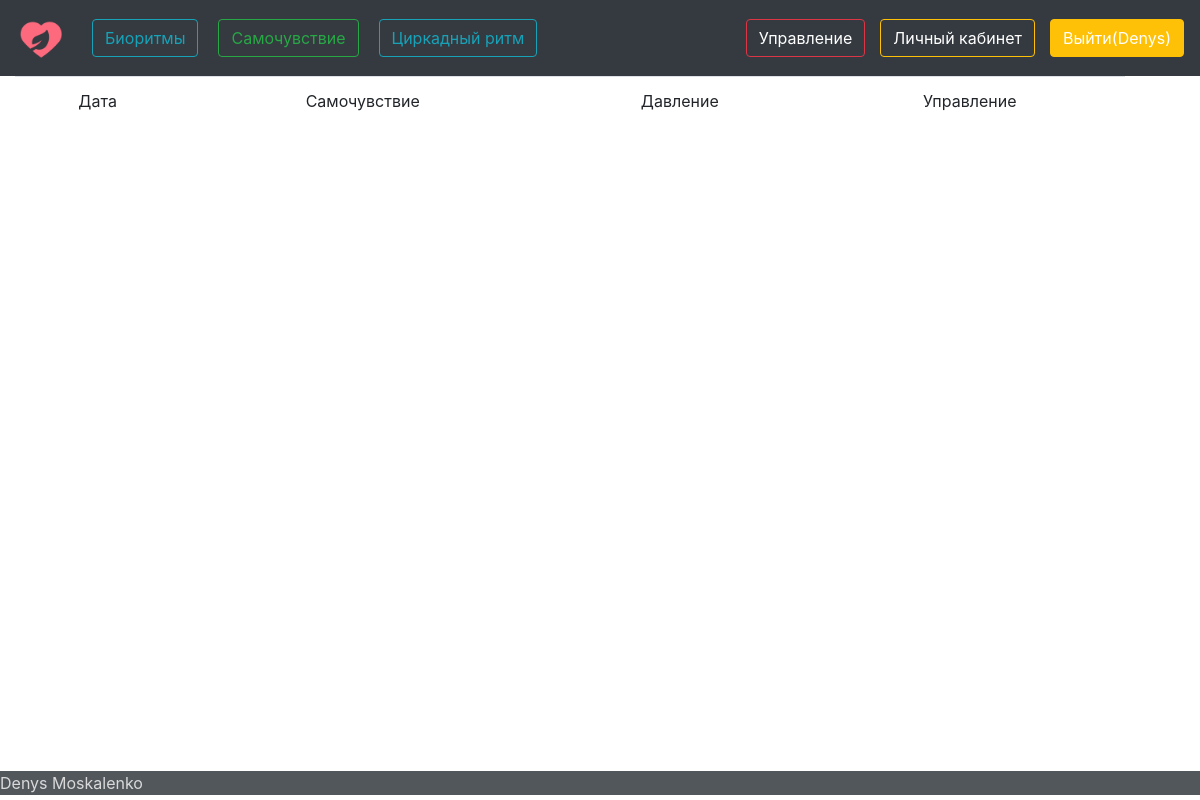
Page /wellbeing_datalist/ (signed in) on the earlier database version.
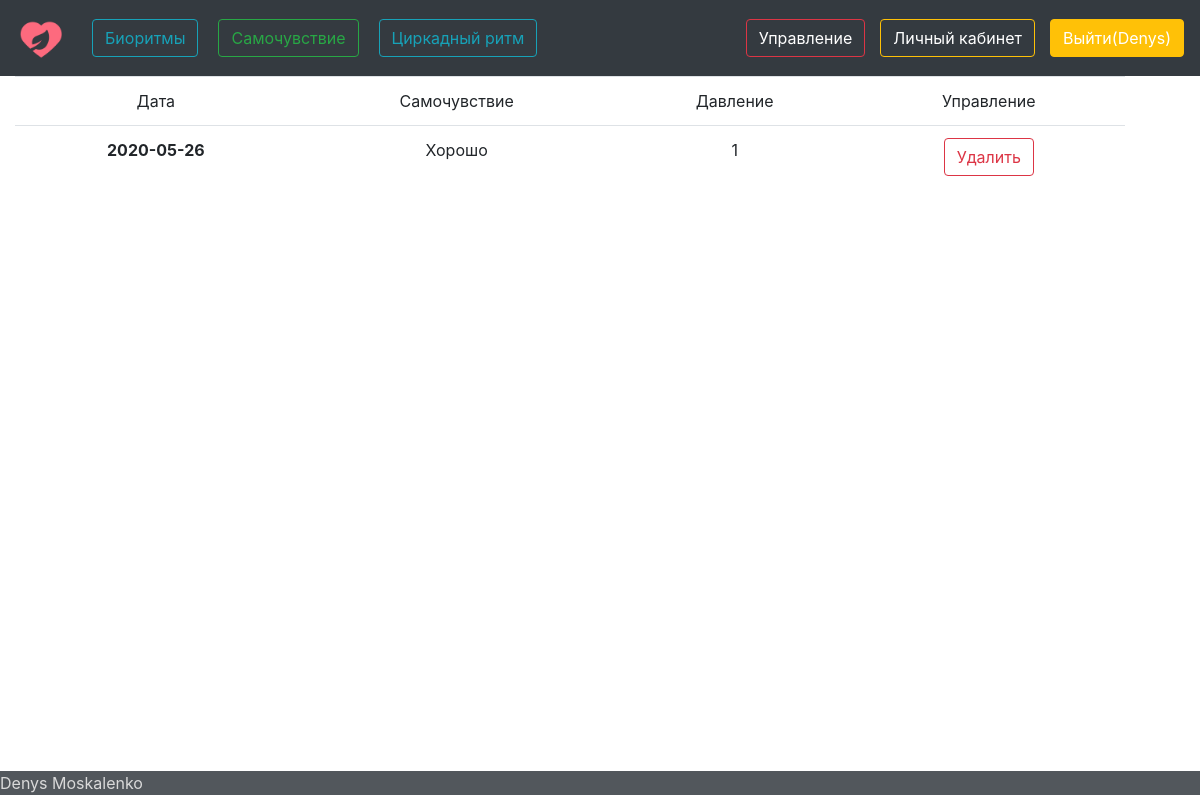
Same page on the later database version.
### afront/models.py (models this page shows)
class AtmosphericPressure(models.Model):
    person = models.ForeignKey(Human, on_delete=models.CASCADE)
    well_being = models.CharField(max_length=10)
    day = models.CharField(max_length=10)
    pressure = models.PositiveSmallIntegerField()

### afront/views.py (the view, shortened to what this page needs)
# urls.py: re_path('wellbeing_datalist/', views.WellBeingDataList.as_view()),
class WellBeingDataList(TemplateView):
    template_name = 'wellbeingdatalist.html'
    def get(self, request):
        if request.user.is_authenticated:
            all_data = AtmosphericPressure.objects.filter(person_id=Human.objects.get(email=request.user.email).id).order_by('day')
            ctx = {'all_data': all_data}
            return render(request, self.template_name, ctx)
        else:
            return render(request, self.template_name, {})

### afront/templates/wellbeingdatalist.html (shortened to what this page needs)
{% extends 'main.html' %}
{% block content %}
<div class="container" style="margin-right: 100%; ">
<table class="table table-hover" style="text-align:center">
 <thead class="thead-dark">
    <tr>
        <td>Дата</td>
        <td>Самочувствие</td>
        <td>Давление</td>
        <td>Управление</td>
    </tr>
  </thead>
  <tbody>
    <tr>
        {% for human in all_data%}
        <td ><b>{{human.day}}</b></td>
        <td>{{human.well_being }}</td>
        <td>{{human.pressure}}</td>
        <td ><form action="/wellbeing_datalist/" method="post"> {%csrf_token%} <button class="btn btn-outline-danger" type="submit" name="delete1" value="{{human.id}}">Удалить</button> </form>
     </td>
    </tr>
    {%endfor%}
  </tbody>
</table>
</div>
<br>
{% endblock %}

Differences in the rows shown:
added AtmosphericPressure: day "2020-05-26", well_being "Хорошо", pressure "1", {{ human.id }} 25 (drawn)
